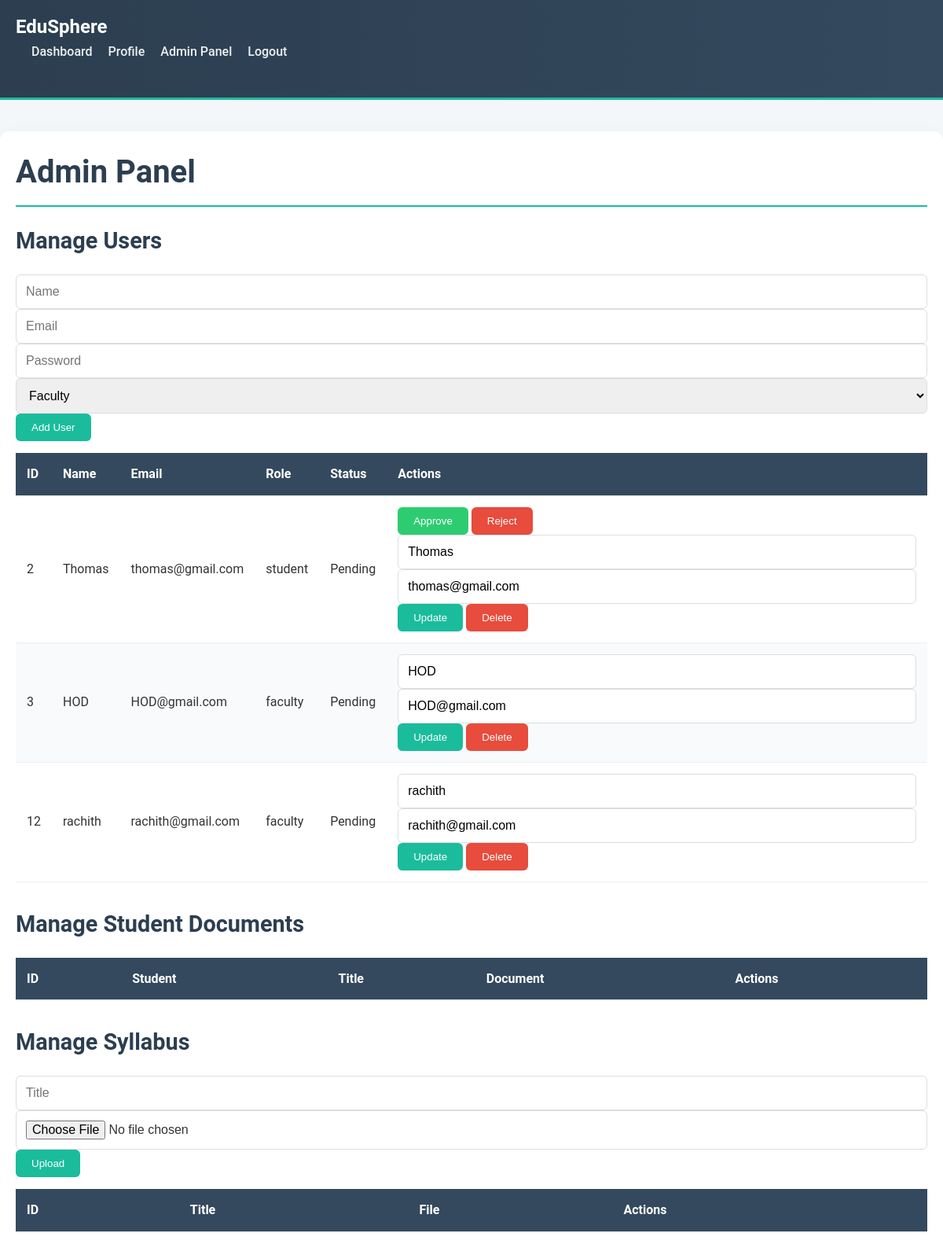
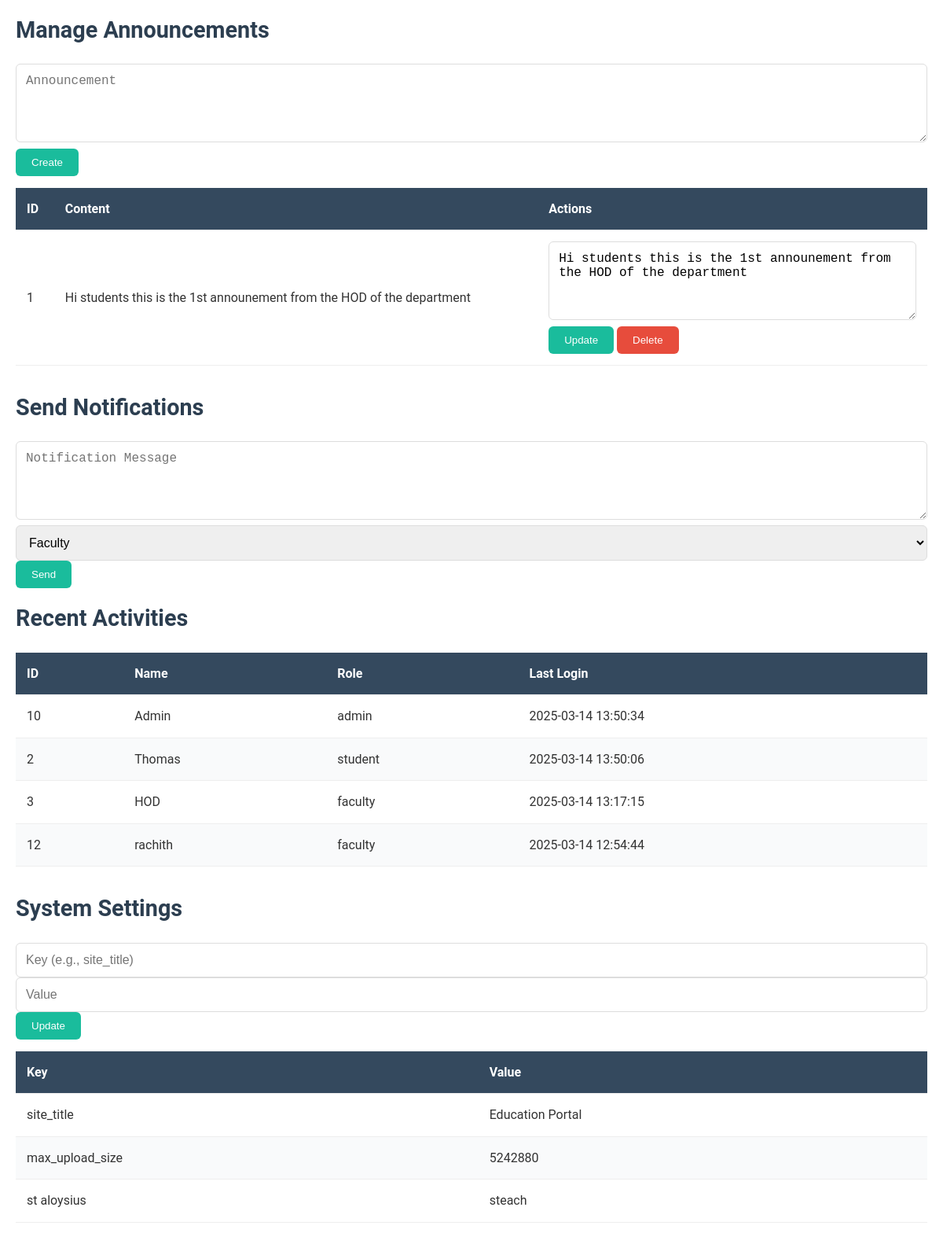
The page /education-portal/admin.php (signed in) on the database its author committed (2 pictures, top to bottom).
### tables this page shows
CREATE TABLE `users` (
  `id` int(11) NOT NULL,
  `name` varchar(100) NOT NULL,
  `email` varchar(100) NOT NULL,
  `password` varchar(255) NOT NULL,
  `role` enum('admin','faculty','student') DEFAULT 'student',
  `approved` tinyint(1) DEFAULT 0,
  `bio` text DEFAULT NULL,
  `created_at` timestamp NOT NULL DEFAULT current_timestamp(),
  `reset_token` varchar(255) DEFAULT NULL,
  `reset_expiry` datetime DEFAULT NULL,
  `last_login` datetime DEFAULT NULL
);

CREATE TABLE `announcements` (
  `id` int(11) NOT NULL,
  `content` text NOT NULL,
  `created_by` int(11) DEFAULT NULL,
  `created_at` timestamp NOT NULL DEFAULT current_timestamp()
);

CREATE TABLE `settings` (
  `id` int(11) NOT NULL,
  `setting_key` varchar(50) NOT NULL,
  `setting_value` text NOT NULL
);

### education-portal/config.php (called while the page is built, shortened)
<?php
function isLoggedIn() {
    return isset($_SESSION['user_id']);
}
function isAdmin() {
    return isLoggedIn() && $_SESSION['role'] === 'admin';
}
?>

### education-portal/admin.php (the view, shortened to what this page needs)
<?php
require 'config.php';
$users = $pdo->query("SELECT * FROM users WHERE role != 'admin'")->fetchAll(PDO::FETCH_ASSOC);
$announcements = $pdo->query("SELECT * FROM announcements")->fetchAll(PDO::FETCH_ASSOC);
$activities = $pdo->query("SELECT id, name, role, last_login FROM users WHERE last_login IS NOT NULL ORDER BY last_login DESC LIMIT 10")->fetchAll(PDO::FETCH_ASSOC);
$settings = $pdo->query("SELECT * FROM settings")->fetchAll(PDO::FETCH_ASSOC);
?>
<!DOCTYPE html>
<html lang="en">
<head>
    <link rel="stylesheet" href="css/styles.css">
</head>
<body>
    <?php include 'nav.php'; ?>
    <div class="container mt-5">
        <h1>Admin Panel</h1>
        <h2>Manage Users</h2>
        <form method="POST" class="mb-3">
            <div class="row">
                <div class="col"><input type="text" name="name" class="form-control" placeholder="Name" required></div>
                <div class="col"><input type="email" name="email" class="form-control" placeholder="Email" required></div>
                <div class="col"><input type="password" name="password" class="form-control" placeholder="Password" required></div>
                <div class="col">
                    <select name="role" class="form-control">
                        <option value="faculty">Faculty</option>
                    </select>
                </div>
                <div class="col"><button type="submit" name="add_user" class="btn btn-primary">Add User</button></div>
            </div>
        </form>
        <table class="table">
            <thead><tr><th>ID</th><th>Name</th><th>Email</th><th>Role</th><th>Status</th><th>Actions</th></tr></thead>
            <tbody>
                <?php foreach ($users as $user): ?>
                    <tr>
                        <td><?php echo $user['id']; ?></td>
                        <td><?php echo htmlspecialchars($user['name']); ?></td>
                        <td><?php echo htmlspecialchars($user['email']); ?></td>
                        <td><?php echo $user['role']; ?></td>
                        <td><?php echo $user['approved'] ? 'Approved' : 'Pending'; ?></td>
                        <td>
                            <?php if ($user['role'] === 'student' && !$user['approved']): ?>
                                <form method="POST" style="display:inline;">
                                    <button type="submit" name="approve" class="btn btn-success btn-sm">Approve</button>
                                    <button type="submit" name="reject" class="btn btn-danger btn-sm">Reject</button>
                                </form>
                            <?php endif; ?>
                            <form method="POST" style="display:inline;">
                                <input type="text" name="name" value="<?php echo htmlspecialchars($user['name']); ?>" class="form-control d-inline w-auto">
                                <input type="email" name="email" value="<?php echo htmlspecialchars($user['email']); ?>" class="form-control d-inline w-auto">
                                <button type="submit" name="update_user" class="btn btn-primary btn-sm">Update</button>
                                <button type="submit" name="delete_user" class="btn btn-danger btn-sm">Delete</button>
                            </form>
                        </td>
                    </tr>
                <?php endforeach; ?>
            </tbody>
        </table>
        <h2>Manage Student Documents</h2>
        <table class="table">
            <thead><tr><th>ID</th><th>Student</th><th>Title</th><th>Document</th><th>Actions</th></tr></thead>
        </table>
        <h2>Manage Syllabus</h2>
        <form method="POST" enctype="multipart/form-data" class="mb-3">
            <div class="row">
                <div class="col"><input type="text" name="syllabus_title" class="form-control" placeholder="Title" required></div>
                <div class="col"><input type="file" name="syllabus_file" class="form-control" required></div>
                <div class="col"><button type="submit" class="btn btn-primary">Upload</button></div>
            </div>
        </form>
        <table class="table">
            <thead><tr><th>ID</th><th>Title</th><th>File</th><th>Actions</th></tr></thead>
        </table>
        <h2>Manage Announcements</h2>
        <form method="POST" class="mb-3">
            <div class="row">
                <div class="col"><textarea name="announcement" class="form-control" placeholder="Announcement" required></textarea></div>
                <div class="col"><button type="submit" name="create_announcement" class="btn btn-primary">Create</button></div>
            </div>
        </form>
        <table class="table">
            <thead><tr><th>ID</th><th>Content</th><th>Actions</th></tr></thead>
            <tbody>
                <?php foreach ($announcements as $announcement): ?>
                    <tr>
                        <td><?php echo $announcement['id']; ?></td>
                        <td><?php echo htmlspecialchars($announcement['content']); ?></td>
                        <td>
                            <form method="POST" style="display:inline;">
                                <textarea name="announcement" class="form-control d-inline w-auto"><?php echo htmlspecialchars($announcement['content']); ?></textarea>
                                <button type="submit" name="update_announcement" class="btn btn-primary btn-sm">Update</button>
                                <button type="submit" name="delete_announcement" class="btn btn-danger btn-sm">Delete</button>
                            </form>
                        </td>
                    </tr>
                <?php endforeach; ?>
            </tbody>
        </table>
        <h2>Send Notifications</h2>
        <form method="POST" class="mb-3">
            <div class="row">
                <div class="col"><textarea name="notification_message" class="form-control" placeholder="Notification Message" required></textarea></div>
                <div class="col">
                    <select name="recipient_role" class="form-control">
                        <option value="faculty">Faculty</option>
                    </select>
                </div>
                <div class="col"><button type="submit" name="send_notification" class="btn btn-primary">Send</button></div>
            </div>
        </form>
        <h2>Recent Activities</h2>
        <table class="table">
            <thead><tr><th>ID</th><th>Name</th><th>Role</th><th>Last Login</th></tr></thead>
            <tbody>
                <?php foreach ($activities as $activity): ?>
                    <tr>
                        <td><?php echo $activity['id']; ?></td>
                        <td><?php echo htmlspecialchars($activity['name']); ?></td>
                        <td><?php echo $activity['role']; ?></td>
                        <td><?php echo $activity['last_login']; ?></td>
                    </tr>
                <?php endforeach; ?>
            </tbody>
        </table>
        <h2>System Settings</h2>
        <form method="POST" class="mb-3">
            <div class="row">
                <div class="col"><input type="text" name="setting_key" class="form-control" placeholder="Key (e.g., site_title)" required></div>
                <div class="col"><input type="text" name="setting_value" class="form-control" placeholder="Value" required></div>
                <div class="col"><button type="submit" name="update_setting" class="btn btn-primary">Update</button></div>
            </div>
        </form>
        <table class="table">
            <thead><tr><th>Key</th><th>Value</th></tr></thead>
            <tbody>
                <?php foreach ($settings as $setting): ?>
                    <tr>
                        <td><?php echo htmlspecialchars($setting['setting_key']); ?></td>
                        <td><?php echo htmlspecialchars($setting['setting_value']); ?></td>
                    </tr>
                <?php endforeach; ?>
            </tbody>
        </table>
    </div>
</body>
</html>

### education-portal/nav.php
<nav class="navbar">
    <a class="navbar-brand" href="index.php">EduSphere</a>
    <ul class="navbar-nav ml-auto">
        <?php if (isLoggedIn()): ?>
            <li class="nav-item"><a class="nav-link" href="<?php echo $_SESSION['role']; ?>.php">Dashboard</a></li>
            <li class="nav-item"><a class="nav-link" href="profile.php">Profile</a></li>
            <?php if (isAdmin()): ?>
                <li class="nav-item"><a class="nav-link" href="admin_panel.php">Admin Panel</a></li>
            <?php endif; ?>
            <li class="nav-item"><a class="nav-link" href="logout.php">Logout</a></li>
        <?php else: ?>
            <li class="nav-item"><a class="nav-link" href="login.php">Login</a></li>
            <li class="nav-item"><a class="nav-link" href="signup.php">Signup</a></li>
        <?php endif; ?>
    </ul>
</nav>

### education-portal/css/styles.css (style rules this page uses)
* { margin: 0; padding: 0; box-sizing: border-box; }
body { font-family: 'Roboto', Arial, sans-serif; color: #333; line-height: 1.6; min-height: 100vh; display: flex; flex-direction: column; background: #f4f7fa; }
.container { max-width: 1200px; margin: 40px auto; padding: 20px; background: #fff; border-radius: 12px; box-shadow: 0 4px 20px rgba(0, 0, 0, 0.05); position: relative; z-index: 1; }
.navbar { background: linear-gradient(90deg, #2c3e50, #34495e); padding: 15px 20px; border-bottom: 3px solid #1abc9c; }
.navbar-brand { color: #fff; font-size: 1.5rem; font-weight: 700; text-decoration: none; }
.navbar-nav { list-style: none; display: flex; gap: 20px; }
.nav-item .nav-link { color: #ecf0f1; text-decoration: none; font-weight: 500; transition: color 0.3s ease; }
h1, h2 { color: #2c3e50; margin-bottom: 20px; }
h1 { font-size: 2.5rem; font-weight: 700; border-bottom: 2px solid #1abc9c; padding-bottom: 10px; }
h2 { font-size: 1.8rem; font-weight: 600; }
.btn { display: inline-block; padding: 10px 20px; border-radius: 6px; text-decoration: none; font-weight: 500; transition: all 0.3s ease; cursor: pointer; border: none; }
.btn-primary { background: #1abc9c; color: #fff; }
.btn-danger { background: #e74c3c; color: #fff; }
.btn-success { background: #2ecc71; color: #fff; }
form { margin-bottom: 30px; }
.mb-3 { margin-bottom: 15px; }
.form-control { width: 100%; padding: 12px; border: 1px solid #ddd; border-radius: 6px; font-size: 1rem; transition: border-color 0.3s ease; }
textarea.form-control { resize: vertical; min-height: 100px; }
.table { width: 100%; border-collapse: collapse; margin-bottom: 30px; }
.table th, .table td { padding: 14px; text-align: left; border-bottom: 1px solid #eee; }
.table th { background: #34495e; color: #fff; font-weight: 600; }
.table tr:nth-child(even) { background: #f9fafb; }
ul { list-style: disc; padding-left: 20px; margin-bottom: 20px; }
ul li { margin-bottom: 10px; }

### rows shown on the page
users: id "2", name "Thomas", email "thomas@gmail.com", role "student", approved "Pending", last_login "2025-03-14 13:50:06"
users: id "3", name "HOD", email "HOD@gmail.com", role "faculty", approved "Pending", last_login "2025-03-14 13:17:15"
users: id "12", name "rachith", email "rachith@gmail.com", role "faculty", approved "Pending", last_login "2025-03-14 12:54:44"
announcements: id "1", content "Hi students this is the 1st announement from the HOD of the department", announcement "Hi students this is the 1st announement from the HOD of the department"
users: id "10", name "Admin", role "admin", last_login "2025-03-14 13:50:34"
settings: setting_key "site_title", setting_value "Education Portal"
settings: setting_key "max_upload_size", setting_value "5242880"
settings: setting_key "st aloysius", setting_value "steach"
